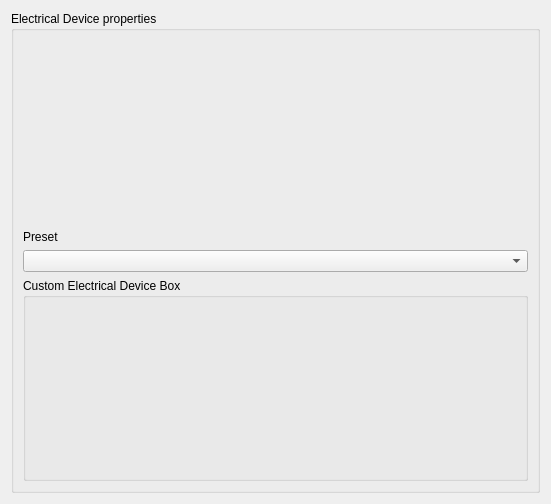
<?xml version="1.0" encoding="UTF-8"?>
<ui version="4.0">
 <class>TaskPanelNewProfile</class>
 <widget class="QDialog" name="TaskPanelNewProfile">
  <property name="geometry">
   <rect>
    <x>0</x>
    <y>0</y>
    <width>551</width>
    <height>504</height>
   </rect>
  </property>
  <property name="windowTitle">
   <string>Cable Connector</string>
  </property>
  <layout class="QVBoxLayout" name="verticalLayout">
   <item>
    <widget class="QGroupBox" name="groupBox">
     <property name="title">
      <string>Electrical Device properties</string>
     </property>
     <layout class="QGridLayout" name="gridLayout">
      <item row="0" column="0">
       <widget class="QLabel" name="label">
        <property name="sizePolicy">
         <sizepolicy hsizetype="Preferred" vsizetype="Preferred">
          <horstretch>0</horstretch>
          <verstretch>0</verstretch>
         </sizepolicy>
        </property>
        <property name="minimumSize">
         <size>
          <width>0</width>
          <height>30</height>
         </size>
        </property>
        <property name="text">
         <string>Preset</string>
        </property>
        <property name="alignment">
         <set>Qt::AlignBottom|Qt::AlignLeading|Qt::AlignLeft</set>
        </property>
        <property name="margin">
         <number>0</number>
        </property>
       </widget>
      </item>
      <item row="1" column="0">
       <widget class="QComboBox" name="comboPreset"/>
      </item>
      <item row="2" column="0">
       <widget class="QGroupBox" name="customBox">
        <property name="title">
         <string>Custom Electrical Device Box</string>
        </property>
        <layout class="QGridLayout" name="gridLayout_2"/>
       </widget>
      </item>
     </layout>
    </widget>
   </item>
  </layout>
 </widget>
 <resources/>
 <connections/>
</ui>
